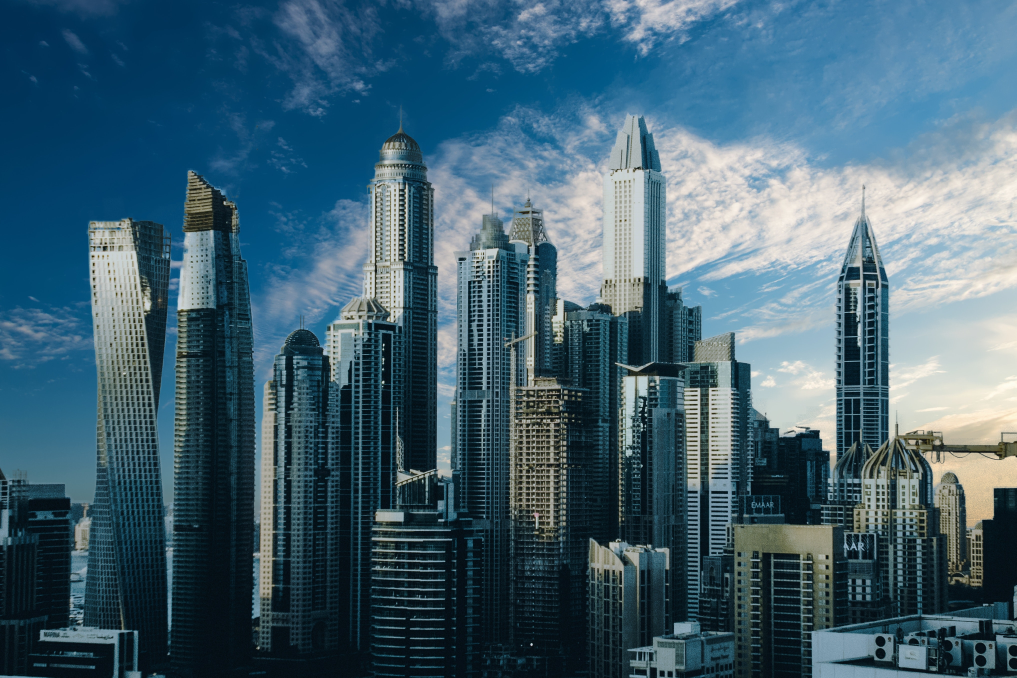
#> input picture images/test2.png, 4066 x 2711 px (shown at 1/4 size)
$ python '8-gorüntü_karistirma.py'
#> lines starting #> are read from the running program, lines starting #| are printed output that depends on the picture
import cv2

img = cv2.imread("../images/test2.png")
#> img is the input picture: shape (2711, 4066, 3); mean B, G, R 113, 97.3, 66.3
img = cv2.resize(img, (600, 600))
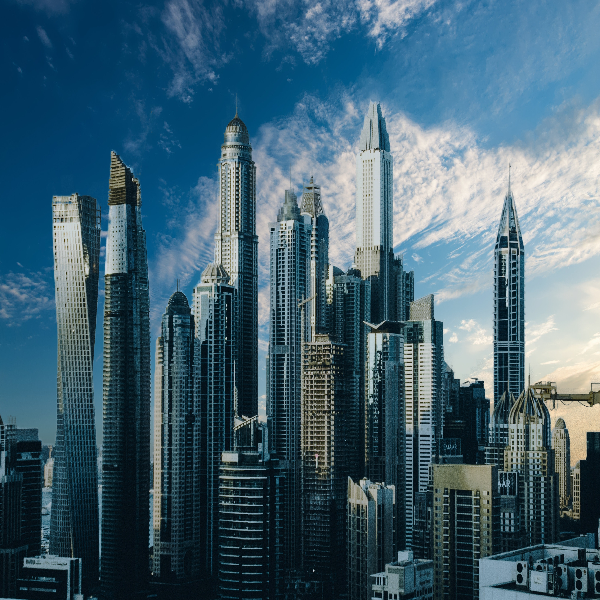
#> img: shape (600, 600, 3); mean B, G, R 112.8, 97.1, 66.2
img1 = cv2.imread("../images/test.png")
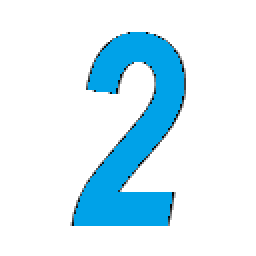
#> input picture images/test.png, 128 x 128 px (shown 2 times larger)
#> img1 is the input picture: shape (128, 128, 3); mean B, G, R 248.5, 237.4, 211.9
img1 = cv2.resize(img1, (600, 600))
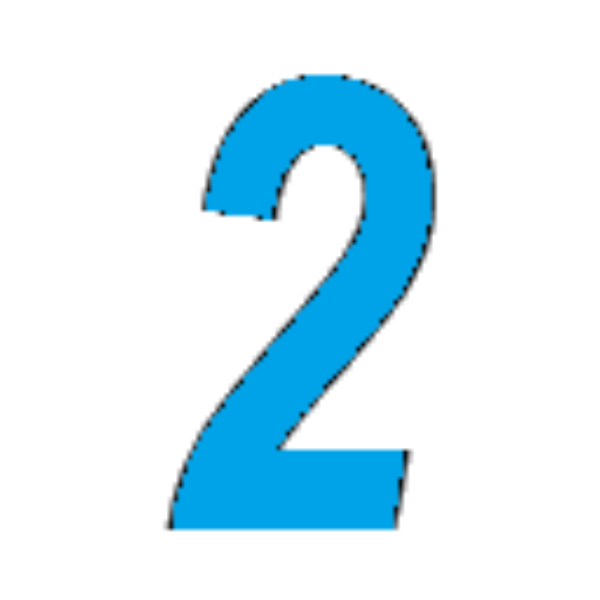
#> img1: shape (600, 600, 3); mean B, G, R 248.4, 237.4, 211.9

cv2.imshow("Orjinal-1", img)
cv2.imshow("Orjinal-2", img1)

img = cv2.cvtColor(img, cv2.COLOR_BGR2RGB) # Resmin renk skalasını BGR'dan RGB'ye çevirdik
img1 = cv2.cvtColor(img1, cv2.COLOR_BGR2RGB) # Aynı işlemi burada da uyguluyoruz.

blended = cv2.addWeighted(src1=img, alpha=0.5, src2=img1, beta=0.5, gamma=0) # İki resmi karıştırmak için kullandığımız fonksiyon.
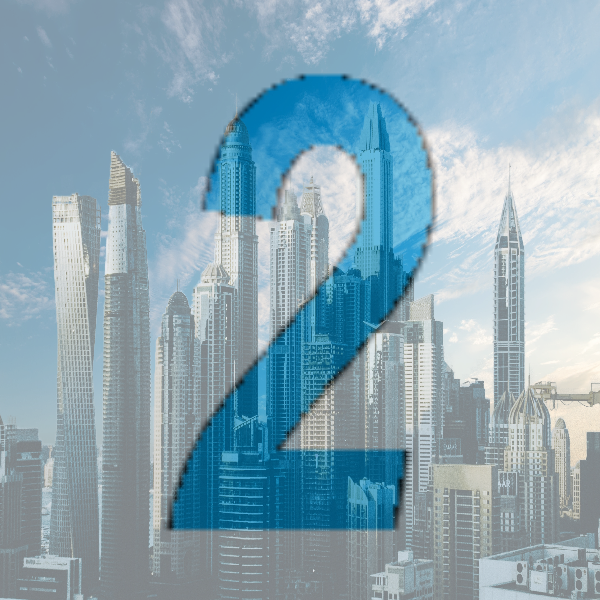
#> blended: shape (600, 600, 3); mean R, G, B 139, 167.3, 180.6
cv2.imshow("KARISTIR", blended)

cv2.waitKey(0)
